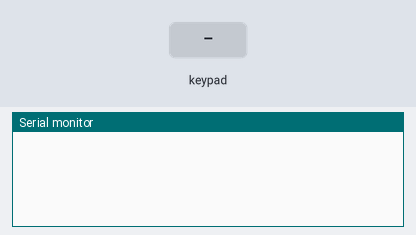
A sketch run on a simulated Arduino Uno, built with avr-gcc and run on an emulated ATmega328P. Shown: the last lines printed to the serial monitor. Inputs (shaded band) come from the test bench.

Above: at 1.2 s.
1.3 s: key '7' pressed
At 2.5 s:
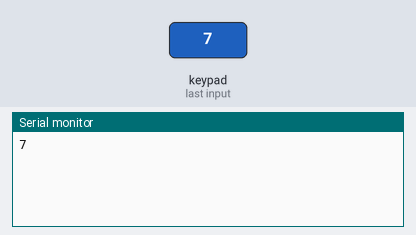
2.8 s: keypad keys 2 3 4 5 # pressed 0.4 s apart
At 4.9 s:
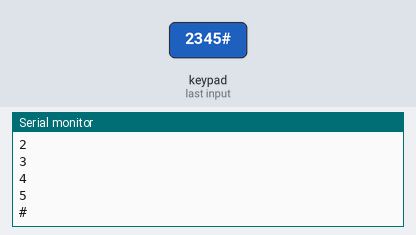
6.3 s: key 'A' pressed
At 6.7 s:
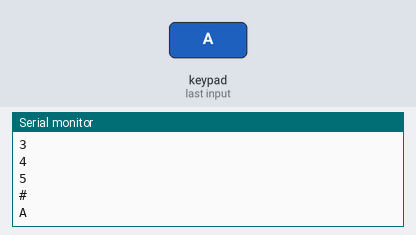
7.8 s: keypad keys 2 3 4 5 * pressed 0.4 s apart
At 10.1 s:
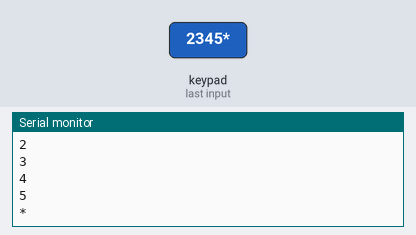
11.3 s: key 'B' pressed
At 12.5 s:
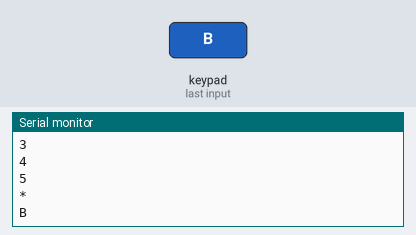
12.8 s: keypad keys 2 3 4 5 D pressed 0.4 s apart
At 14.9 s:
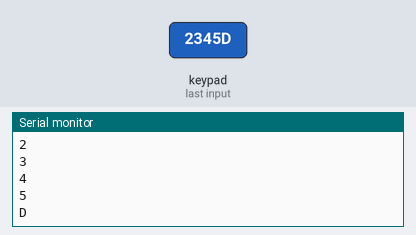
Timing chart, 0 to 16.4 s (numbered marks = the images above; inputs shaded):
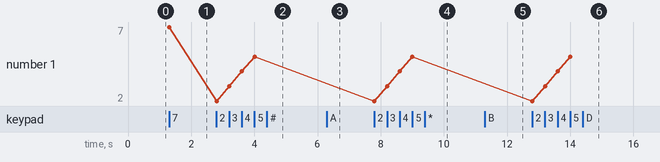

Measured:
- after the input at 1.3 s, the serial monitor: prints a new line at once (image 1)
- after the input at 2.8 s, the serial monitor: prints a new line at once (image 2)
- after the input at 6.3 s, the serial monitor: prints a new line at once (image 3)
- after the input at 7.8 s, the serial monitor: prints a new line at once (image 4)
- after the input at 11.3 s, the serial monitor: prints a new line at once (image 5)
- after the input at 12.8 s, the serial monitor: prints a new line at once (image 6)
- plotted number 1: 7 → 5 after the input at 2.8 s

The sketch:

keypad_lab2.ino
```cpp
#include<Keypad.h>

const byte rows = 4;
const byte cols = 4;

char keys[rows][cols] = {

  {'7','8','9','A'},
  {'4','5','6','B'},
  {'1','2','3','C'},
  {'*','0','#','D'},

  };

  byte rowPin[rows] = {2,3,4,5}; // connection to arduino pins
  byte colPin[cols] = {6,7,8,9};

  Keypad keypad = Keypad (makeKeymap(keys),rowPin, colPin, rows, cols);

  void setup(){
    Serial.begin(9600);
  }

  void loop(){

    char key = keypad.getKey(); // get val from keypad

    if(key){
      Serial.println(key); // output in terminal
      }
    }
```
